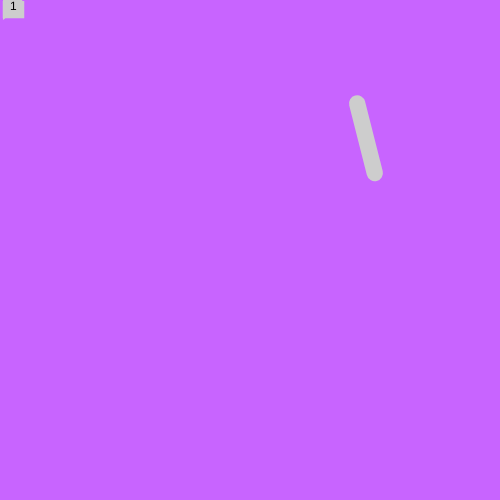
Frame 1 (no input)
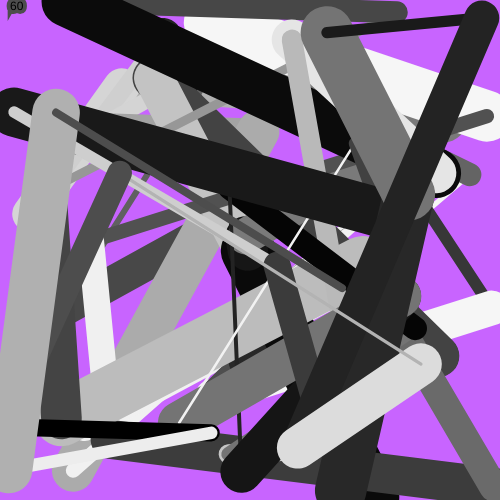
Frame 60 (no input)
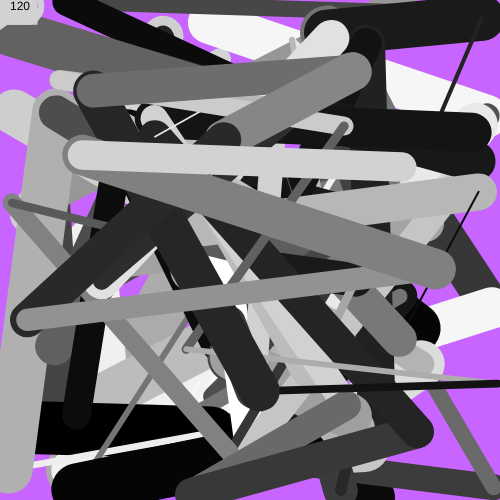
Frame 120 (the mouse pressed at the canvas centre since frame 60)

The p5.js sketch that drew these frames (run headless with seeded random() and noise() and a simulated clock; from frame 60 on, the mouse is pressed at the canvas centre):

// p5.js sketch
// ── sketch.js
class Line{
    constructor(){
        this.xo
        this.yo
        this.xt
        this.yt
        this.color 
    };
    render(){
        stroke(this.color);
        strokeWeight(random(55));
        beginShape(LINES);
        vertex(this.xo, this.yo);
        vertex(this.xt, this.yt);
        endShape();
    }
};
var lines = [];
var i = 0;
var lastx;
var lasty;
function setup(){
    frameRate();
    createCanvas(500,500);
    
};

function draw(){
    background(200,100,255);
    lines.push(new Line());
    lines[i].xt = random(500);
    lines[i].yt = random(500);
    if (lines.length > 1){
        lastx = lines[i - 1].xt;
        lasty = lines[i - 1].yt;
    }
    else {
        lastx = random(500);
        lasty = random(500);
    };

    lines[i].xo = lastx;
    lines[i].yo = lasty;
    for (j = 0; j < lines.length;j++){
        lines[lines.length-1].color = random(255);
        lines[j].render();
    }
    i++;
    text(i,10,10)
};
